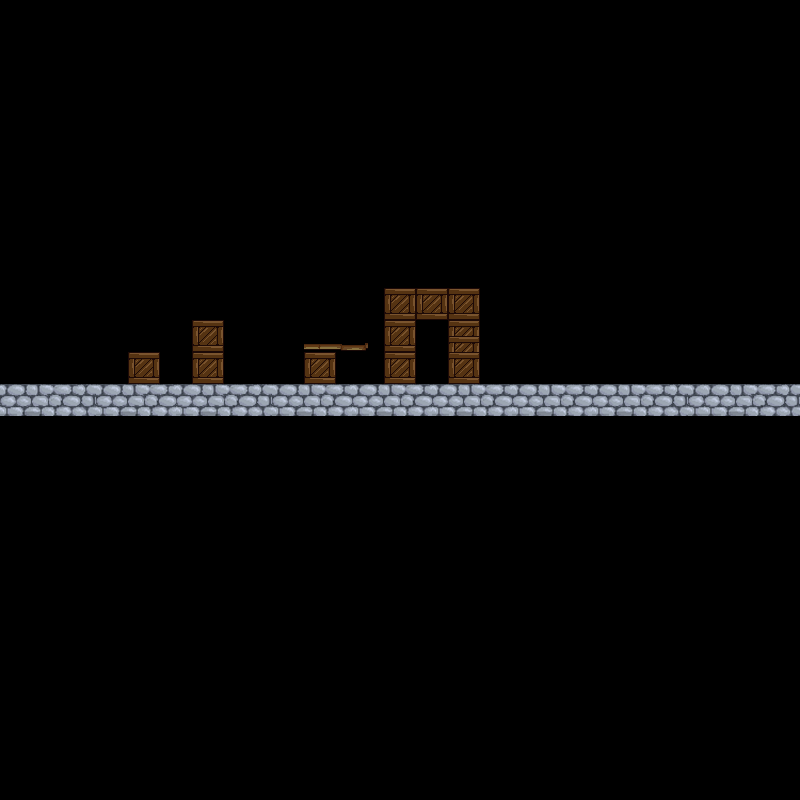

The image is a tile-based game level rendered from a .tmx file. Its description and complete source (layers, tilesets, objects, tile grids) follow:
An orthogonal 50x50 tile map with 16x16 px tiles, 1 tile layer (Tile Layer 1) and 3 objects.

<map version="1.2" tiledversion="1.3.1" orientation="orthogonal" renderorder="right-down" compressionlevel="-1" width="50" height="50" tilewidth="16" tileheight="16" infinite="0" nextlayerid="3" nextobjectid="4">
 <tileset firstgid="1" source="maptileset.tsx" />
 <layer id="1" name="Tile Layer 1" width="50" height="50">
  <data encoding="csv">
0,0,0,0,0,0,0,0,0,0,0,0,0,0,0,0,0,0,0,0,0,0,0,0,0,0,0,0,0,0,0,0,0,0,0,0,0,0,0,0,0,0,0,0,0,0,0,0,0,0,
0,0,0,0,0,0,0,0,0,0,0,0,0,0,0,0,0,0,0,0,0,0,0,0,0,0,0,0,0,0,0,0,0,0,0,0,0,0,0,0,0,0,0,0,0,0,0,0,0,0,
0,0,0,0,0,0,0,0,0,0,0,0,0,0,0,0,0,0,0,0,0,0,0,0,0,0,0,0,0,0,0,0,0,0,0,0,0,0,0,0,0,0,0,0,0,0,0,0,0,0,
0,0,0,0,0,0,0,0,0,0,0,0,0,0,0,0,0,0,0,0,0,0,0,0,0,0,0,0,0,0,0,0,0,0,0,0,0,0,0,0,0,0,0,0,0,0,0,0,0,0,
0,0,0,0,0,0,0,0,0,0,0,0,0,0,0,0,0,0,0,0,0,0,0,0,0,0,0,0,0,0,0,0,0,0,0,0,0,0,0,0,0,0,0,0,0,0,0,0,0,0,
0,0,0,0,0,0,0,0,0,0,0,0,0,0,0,0,0,0,0,0,0,0,0,0,0,0,0,0,0,0,0,0,0,0,0,0,0,0,0,0,0,0,0,0,0,0,0,0,0,0,
0,0,0,0,0,0,0,0,0,0,0,0,0,0,0,0,0,0,0,0,0,0,0,0,0,0,0,0,0,0,0,0,0,0,0,0,0,0,0,0,0,0,0,0,0,0,0,0,0,0,
0,0,0,0,0,0,0,0,0,0,0,0,0,0,0,0,0,0,0,0,0,0,0,0,0,0,0,0,0,0,0,0,0,0,0,0,0,0,0,0,0,0,0,0,0,0,0,0,0,0,
0,0,0,0,0,0,0,0,0,0,0,0,0,0,0,0,0,0,0,0,0,0,0,0,0,0,0,0,0,0,0,0,0,0,0,0,0,0,0,0,0,0,0,0,0,0,0,0,0,0,
0,0,0,0,0,0,0,0,0,0,0,0,0,0,0,0,0,0,0,0,0,0,0,0,0,0,0,0,0,0,0,0,0,0,0,0,0,0,0,0,0,0,0,0,0,0,0,0,0,0,
0,0,0,0,0,0,0,0,0,0,0,0,0,0,0,0,0,0,0,0,0,0,0,0,0,0,0,0,0,0,0,0,0,0,0,0,0,0,0,0,0,0,0,0,0,0,0,0,0,0,
0,0,0,0,0,0,0,0,0,0,0,0,0,0,0,0,0,0,0,0,0,0,0,0,0,0,0,0,0,0,0,0,0,0,0,0,0,0,0,0,0,0,0,0,0,0,0,0,0,0,
0,0,0,0,0,0,0,0,0,0,0,0,0,0,0,0,0,0,0,0,0,0,0,0,0,0,0,0,0,0,0,0,0,0,0,0,0,0,0,0,0,0,0,0,0,0,0,0,0,0,
0,0,0,0,0,0,0,0,0,0,0,0,0,0,0,0,0,0,0,0,0,0,0,0,0,0,0,0,0,0,0,0,0,0,0,0,0,0,0,0,0,0,0,0,0,0,0,0,0,0,
0,0,0,0,0,0,0,0,0,0,0,0,0,0,0,0,0,0,0,0,0,0,0,0,0,0,0,0,0,0,0,0,0,0,0,0,0,0,0,0,0,0,0,0,0,0,0,0,0,0,
0,0,0,0,0,0,0,0,0,0,0,0,0,0,0,0,0,0,0,0,0,0,0,0,0,0,0,0,0,0,0,0,0,0,0,0,0,0,0,0,0,0,0,0,0,0,0,0,0,0,
0,0,0,0,0,0,0,0,0,0,0,0,0,0,0,0,0,0,0,0,0,0,0,0,0,0,0,0,0,0,0,0,0,0,0,0,0,0,0,0,0,0,0,0,0,0,0,0,0,0,
0,0,0,0,0,0,0,0,0,0,0,0,0,0,0,0,0,0,0,0,0,0,0,0,0,0,0,0,0,0,0,0,0,0,0,0,0,0,0,0,0,0,0,0,0,0,0,0,0,0,
0,0,0,0,0,0,0,0,0,0,0,0,0,0,0,0,0,0,0,0,0,0,0,0,145,146,145,146,145,146,0,0,0,0,0,0,0,0,0,0,0,0,0,0,0,0,0,0,0,0,
0,0,0,0,0,0,0,0,0,0,0,0,0,0,0,0,0,0,0,0,0,0,0,0,169,170,169,170,169,170,0,0,0,0,0,0,0,0,0,0,0,0,0,0,0,0,0,0,0,0,
0,0,0,0,0,0,0,0,0,0,0,0,145,146,0,0,0,0,0,0,0,0,0,0,145,146,0,0,145,146,0,0,0,0,0,0,0,0,0,0,0,0,0,0,0,0,0,0,0,0,
0,0,0,0,0,0,0,0,0,0,0,0,169,170,0,0,0,0,0,151,152,153,154,0,169,170,0,0,145,146,0,0,0,0,0,0,0,0,0,0,0,0,0,0,0,0,0,0,0,0,
0,0,0,0,0,0,0,0,145,146,0,0,145,146,0,0,0,0,0,145,146,0,0,0,145,146,0,0,145,146,0,0,0,0,0,0,0,0,0,0,0,0,0,0,0,0,0,0,0,0,
0,0,0,0,0,0,0,0,169,170,0,0,169,170,0,0,0,0,0,169,170,0,0,0,169,170,0,0,169,170,0,0,0,0,0,0,0,0,0,0,0,0,0,0,0,0,0,0,0,0,
49,50,51,52,53,54,49,50,51,52,53,49,50,51,52,53,54,49,50,51,52,53,49,50,51,52,53,49,50,51,52,53,49,50,51,52,53,49,50,51,52,53,54,49,49,50,51,52,53,54,
73,74,75,76,77,78,73,74,75,76,77,73,74,75,76,77,78,73,74,75,76,77,73,74,75,76,77,73,74,75,76,77,73,74,75,76,77,73,74,75,76,77,78,73,73,74,75,76,77,78,
0,0,0,0,0,0,0,0,0,0,0,0,0,0,0,0,0,0,0,0,0,0,0,0,0,0,0,0,0,0,0,0,0,0,0,0,0,0,0,0,0,0,0,0,0,0,0,0,0,0,
0,0,0,0,0,0,0,0,0,0,0,0,0,0,0,0,0,0,0,0,0,0,0,0,0,0,0,0,0,0,0,0,0,0,0,0,0,0,0,0,0,0,0,0,0,0,0,0,0,0,
0,0,0,0,0,0,0,0,0,0,0,0,0,0,0,0,0,0,0,0,0,0,0,0,0,0,0,0,0,0,0,0,0,0,0,0,0,0,0,0,0,0,0,0,0,0,0,0,0,0,
0,0,0,0,0,0,0,0,0,0,0,0,0,0,0,0,0,0,0,0,0,0,0,0,0,0,0,0,0,0,0,0,0,0,0,0,0,0,0,0,0,0,0,0,0,0,0,0,0,0,
0,0,0,0,0,0,0,0,0,0,0,0,0,0,0,0,0,0,0,0,0,0,0,0,0,0,0,0,0,0,0,0,0,0,0,0,0,0,0,0,0,0,0,0,0,0,0,0,0,0,
0,0,0,0,0,0,0,0,0,0,0,0,0,0,0,0,0,0,0,0,0,0,0,0,0,0,0,0,0,0,0,0,0,0,0,0,0,0,0,0,0,0,0,0,0,0,0,0,0,0,
0,0,0,0,0,0,0,0,0,0,0,0,0,0,0,0,0,0,0,0,0,0,0,0,0,0,0,0,0,0,0,0,0,0,0,0,0,0,0,0,0,0,0,0,0,0,0,0,0,0,
0,0,0,0,0,0,0,0,0,0,0,0,0,0,0,0,0,0,0,0,0,0,0,0,0,0,0,0,0,0,0,0,0,0,0,0,0,0,0,0,0,0,0,0,0,0,0,0,0,0,
0,0,0,0,0,0,0,0,0,0,0,0,0,0,0,0,0,0,0,0,0,0,0,0,0,0,0,0,0,0,0,0,0,0,0,0,0,0,0,0,0,0,0,0,0,0,0,0,0,0,
0,0,0,0,0,0,0,0,0,0,0,0,0,0,0,0,0,0,0,0,0,0,0,0,0,0,0,0,0,0,0,0,0,0,0,0,0,0,0,0,0,0,0,0,0,0,0,0,0,0,
0,0,0,0,0,0,0,0,0,0,0,0,0,0,0,0,0,0,0,0,0,0,0,0,0,0,0,0,0,0,0,0,0,0,0,0,0,0,0,0,0,0,0,0,0,0,0,0,0,0,
0,0,0,0,0,0,0,0,0,0,0,0,0,0,0,0,0,0,0,0,0,0,0,0,0,0,0,0,0,0,0,0,0,0,0,0,0,0,0,0,0,0,0,0,0,0,0,0,0,0,
0,0,0,0,0,0,0,0,0,0,0,0,0,0,0,0,0,0,0,0,0,0,0,0,0,0,0,0,0,0,0,0,0,0,0,0,0,0,0,0,0,0,0,0,0,0,0,0,0,0,
0,0,0,0,0,0,0,0,0,0,0,0,0,0,0,0,0,0,0,0,0,0,0,0,0,0,0,0,0,0,0,0,0,0,0,0,0,0,0,0,0,0,0,0,0,0,0,0,0,0,
0,0,0,0,0,0,0,0,0,0,0,0,0,0,0,0,0,0,0,0,0,0,0,0,0,0,0,0,0,0,0,0,0,0,0,0,0,0,0,0,0,0,0,0,0,0,0,0,0,0,
0,0,0,0,0,0,0,0,0,0,0,0,0,0,0,0,0,0,0,0,0,0,0,0,0,0,0,0,0,0,0,0,0,0,0,0,0,0,0,0,0,0,0,0,0,0,0,0,0,0,
0,0,0,0,0,0,0,0,0,0,0,0,0,0,0,0,0,0,0,0,0,0,0,0,0,0,0,0,0,0,0,0,0,0,0,0,0,0,0,0,0,0,0,0,0,0,0,0,0,0,
0,0,0,0,0,0,0,0,0,0,0,0,0,0,0,0,0,0,0,0,0,0,0,0,0,0,0,0,0,0,0,0,0,0,0,0,0,0,0,0,0,0,0,0,0,0,0,0,0,0,
0,0,0,0,0,0,0,0,0,0,0,0,0,0,0,0,0,0,0,0,0,0,0,0,0,0,0,0,0,0,0,0,0,0,0,0,0,0,0,0,0,0,0,0,0,0,0,0,0,0,
0,0,0,0,0,0,0,0,0,0,0,0,0,0,0,0,0,0,0,0,0,0,0,0,0,0,0,0,0,0,0,0,0,0,0,0,0,0,0,0,0,0,0,0,0,0,0,0,0,0,
0,0,0,0,0,0,0,0,0,0,0,0,0,0,0,0,0,0,0,0,0,0,0,0,0,0,0,0,0,0,0,0,0,0,0,0,0,0,0,0,0,0,0,0,0,0,0,0,0,0,
0,0,0,0,0,0,0,0,0,0,0,0,0,0,0,0,0,0,0,0,0,0,0,0,0,0,0,0,0,0,0,0,0,0,0,0,0,0,0,0,0,0,0,0,0,0,0,0,0,0,
0,0,0,0,0,0,0,0,0,0,0,0,0,0,0,0,0,0,0,0,0,0,0,0,0,0,0,0,0,0,0,0,0,0,0,0,0,0,0,0,0,0,0,0,0,0,0,0,0,0,
0,0,0,0,0,0,0,0,0,0,0,0,0,0,0,0,0,0,0,0,0,0,0,0,0,0,0,0,0,0,0,0,0,0,0,0,0,0,0,0,0,0,0,0,0,0,0,0,0,0
</data>
 </layer>
 <objectgroup id="2" name="walls">
  <object id="1" x="0.245016" y="385.7" width="801.404" height="28.3633" />
  <object id="2" x="128.158" y="352.434" width="30.191" height="30.8071" />
  <object id="3" x="193.469" y="321.627" width="30.191" height="63.4627" />
 </objectgroup>
</map>